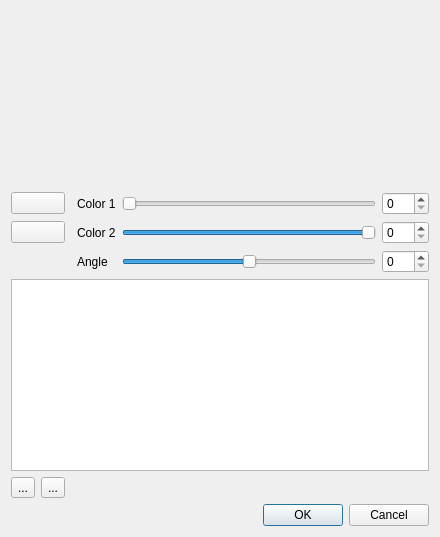
<?xml version="1.0" encoding="UTF-8"?>
<ui version="4.0">
 <author>
SPDX-FileCopyrightText: none
SPDX-License-Identifier: GPL-3.0-only OR LicenseRef-KDE-Accepted-GPL
 </author>
 <class>GradientEdit_UI</class>
 <widget class="QDialog" name="GradientEdit_UI">
  <property name="geometry">
   <rect>
    <x>0</x>
    <y>0</y>
    <width>440</width>
    <height>537</height>
   </rect>
  </property>
  <property name="windowTitle">
   <string>Dialog</string>
  </property>
  <layout class="QGridLayout" name="gridLayout">
   <item row="2" column="3">
    <widget class="QLabel" name="label_3">
     <property name="text">
      <string>Color 2</string>
     </property>
    </widget>
   </item>
   <item row="2" column="4">
    <widget class="QSlider" name="color2_pos">
     <property name="maximum">
      <number>100</number>
     </property>
     <property name="value">
      <number>100</number>
     </property>
     <property name="orientation">
      <enum>Qt::Orientation::Horizontal</enum>
     </property>
    </widget>
   </item>
   <item row="1" column="0" colspan="2">
    <widget class="KColorButton" name="color1">
     <property name="sizePolicy">
      <sizepolicy hsizetype="Minimum" vsizetype="Fixed">
       <horstretch>0</horstretch>
       <verstretch>0</verstretch>
      </sizepolicy>
     </property>
     <property name="flat">
      <bool>false</bool>
     </property>
     <property name="color">
      <color>
       <red>255</red>
       <green>255</green>
       <blue>255</blue>
      </color>
     </property>
     <property name="defaultColor">
      <color>
       <red>0</red>
       <green>0</green>
       <blue>0</blue>
      </color>
     </property>
     <property name="alphaChannelEnabled">
      <bool>true</bool>
     </property>
    </widget>
   </item>
   <item row="1" column="4">
    <widget class="QSlider" name="color1_pos">
     <property name="maximum">
      <number>100</number>
     </property>
     <property name="orientation">
      <enum>Qt::Orientation::Horizontal</enum>
     </property>
    </widget>
   </item>
   <item row="0" column="0" colspan="6">
    <widget class="QLabel" name="preview">
     <property name="sizePolicy">
      <sizepolicy hsizetype="MinimumExpanding" vsizetype="MinimumExpanding">
       <horstretch>0</horstretch>
       <verstretch>0</verstretch>
      </sizepolicy>
     </property>
     <property name="text">
      <string/>
     </property>
    </widget>
   </item>
   <item row="3" column="3">
    <widget class="QLabel" name="label_4">
     <property name="text">
      <string>Angle</string>
     </property>
    </widget>
   </item>
   <item row="3" column="4">
    <widget class="QSlider" name="angle">
     <property name="minimum">
      <number>0</number>
     </property>
     <property name="maximum">
      <number>180</number>
     </property>
     <property name="value">
      <number>90</number>
     </property>
     <property name="orientation">
      <enum>Qt::Orientation::Horizontal</enum>
     </property>
    </widget>
   </item>
   <item row="1" column="3">
    <widget class="QLabel" name="label_2">
     <property name="text">
      <string>Color 1</string>
     </property>
    </widget>
   </item>
   <item row="5" column="1">
    <widget class="QToolButton" name="remove_gradient">
     <property name="text">
      <string>...</string>
     </property>
     <property name="icon">
      <iconset theme="list-remove"/>
     </property>
    </widget>
   </item>
   <item row="6" column="3" colspan="3">
    <widget class="QDialogButtonBox" name="buttonBox">
     <property name="orientation">
      <enum>Qt::Orientation::Horizontal</enum>
     </property>
     <property name="standardButtons">
      <set>QDialogButtonBox::StandardButton::Cancel|QDialogButtonBox::StandardButton::Ok</set>
     </property>
    </widget>
   </item>
   <item row="5" column="0">
    <widget class="QToolButton" name="add_gradient">
     <property name="text">
      <string>...</string>
     </property>
     <property name="icon">
      <iconset theme="list-add"/>
     </property>
    </widget>
   </item>
   <item row="2" column="0" colspan="2">
    <widget class="KColorButton" name="color2">
     <property name="sizePolicy">
      <sizepolicy hsizetype="Minimum" vsizetype="Fixed">
       <horstretch>0</horstretch>
       <verstretch>0</verstretch>
      </sizepolicy>
     </property>
     <property name="flat">
      <bool>false</bool>
     </property>
     <property name="color">
      <color>
       <red>0</red>
       <green>0</green>
       <blue>0</blue>
      </color>
     </property>
     <property name="defaultColor">
      <color>
       <red>0</red>
       <green>0</green>
       <blue>0</blue>
      </color>
     </property>
     <property name="alphaChannelEnabled">
      <bool>true</bool>
     </property>
    </widget>
   </item>
   <item row="3" column="5">
    <widget class="QSpinBox" name="angle_spin">
     <property name="maximum">
      <number>180</number>
     </property>
    </widget>
   </item>
   <item row="4" column="0" colspan="6">
    <widget class="QListWidget" name="gradient_list"/>
   </item>
   <item row="2" column="5">
    <widget class="QSpinBox" name="color2_spin">
     <property name="maximum">
      <number>100</number>
     </property>
    </widget>
   </item>
   <item row="1" column="5">
    <widget class="QSpinBox" name="color1_spin">
     <property name="maximum">
      <number>100</number>
     </property>
    </widget>
   </item>
  </layout>
 </widget>
 <customwidgets>
  <customwidget>
   <class>KColorButton</class>
   <extends>QPushButton</extends>
   <header>kcolorbutton.h</header>
  </customwidget>
 </customwidgets>
 <resources/>
 <connections>
  <connection>
   <sender>buttonBox</sender>
   <signal>accepted()</signal>
   <receiver>GradientEdit_UI</receiver>
   <slot>accept()</slot>
   <hints>
    <hint type="sourcelabel">
     <x>248</x>
     <y>254</y>
    </hint>
    <hint type="destinationlabel">
     <x>157</x>
     <y>274</y>
    </hint>
   </hints>
  </connection>
  <connection>
   <sender>buttonBox</sender>
   <signal>rejected()</signal>
   <receiver>GradientEdit_UI</receiver>
   <slot>reject()</slot>
   <hints>
    <hint type="sourcelabel">
     <x>316</x>
     <y>260</y>
    </hint>
    <hint type="destinationlabel">
     <x>286</x>
     <y>274</y>
    </hint>
   </hints>
  </connection>
 </connections>
</ui>
